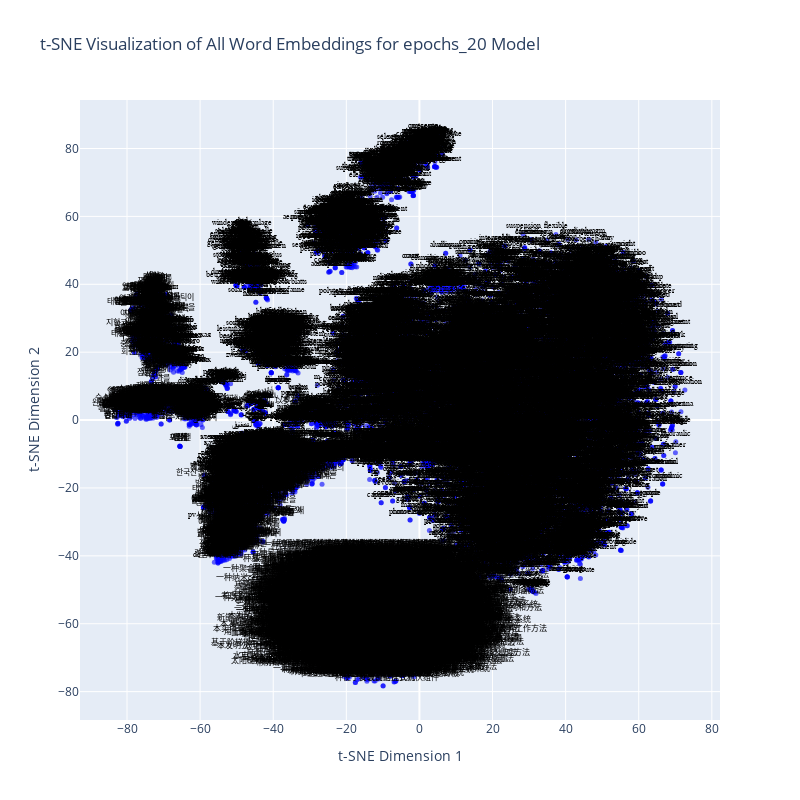

Notebook cell for this chart:
### Code cell
import plotly.graph_objs as go

# Ensure you have the correct model loaded
model = trained_models["epochs_20"]  # Accessing the 'epochs_20' model

# Extract all words and their vectors
words = model.wv.index_to_key  # All words in the vocabulary
word_vectors = np.array([model.wv[word] for word in words])

# Perform t-SNE
tsne = TSNE(n_components=2, random_state=42)
new_values = tsne.fit_transform(word_vectors)

# Plot using Plotly
trace = go.Scatter(
    x=[value[0] for value in new_values],
    y=[value[1] for value in new_values],
    mode="markers+text",
    text=words,
    marker=dict(size=5, color="blue", opacity=0.6),
    textposition="top center",
    textfont=dict(family="sans serif", size=8, color="black"),
)

layout = go.Layout(
    title="t-SNE Visualization of All Word Embeddings for epochs_20 Model",
    xaxis=dict(title="t-SNE Dimension 1"),
    yaxis=dict(title="t-SNE Dimension 2"),
    showlegend=False,
)

fig = go.Figure(data=[trace], layout=layout)
fig.update_layout(height=800, width=800)  # Adjust size to fit your needs
fig.show()

### Figure 1 — Plotly figure (JSON) as saved in the notebook; plotly's stock layout.template omitted (floating-point values rounded to 4 significant figures; data arrays with more than 128 entries replaced by an {"elided": "..."} marker saying what was removed)
{"data": [{"marker": {"color": "blue", "opacity": 0.6, "size": 5}, "mode": "markers+text", "text": {"elided": "15338 str values"}, "textfont": {"color": "black", "family": "sans serif", "size": 8}, "textposition": "top center", "type": "scatter", "x": {"elided": "15338 float values"}, "y": {"elided": "15338 float values"}}], "layout": {"height": 800, "showlegend": false, "title": {"text": "t-SNE Visualization of All Word Embeddings for epochs_20 Model"}, "width": 800, "xaxis": {"title": {"text": "t-SNE Dimension 1"}}, "yaxis": {"title": {"text": "t-SNE Dimension 2"}}}}
